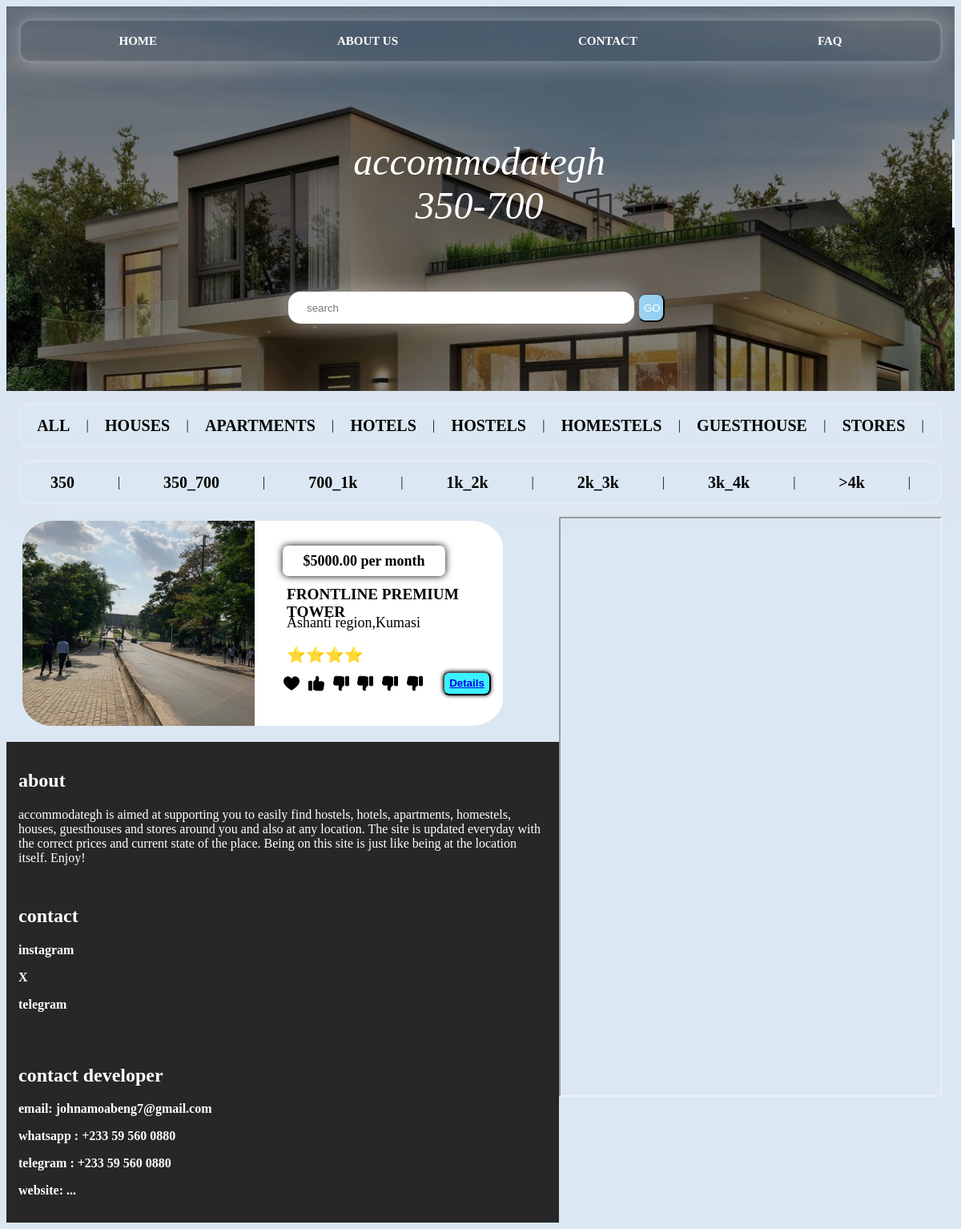
The app's page /pricerange/350-700 with its own data.
### accommodateApp/models.py (models this page shows, shortened)
class PriceRange(models.Model):
    name = models.CharField(max_length=50, blank=True, default=1)
    def __str__(self):
        return self.name

class Product(models.Model):
    name = models.CharField(max_length=200, blank=True)
    category = models.ForeignKey(Category, on_delete=models.CASCADE, default=1)
    rate = models.CharField(max_length=10)
    price = models.DecimalField(default=0 , decimal_places=2, max_digits=9)
    description = models.TextField()
    country = models.CharField(max_length=100)
    state = models.CharField(max_length=100)
    vicinity = models.CharField(max_length=100)
    rooms = models.TextField()
    amenities = models.TextField()
    manager = models.ForeignKey(Manager, on_delete=models.CASCADE, default=None)
    image1 = models.ImageField(upload_to='uploads/products/')
    image2 = models.ImageField(upload_to='uploads/products/', null=True)
    image3 = models.ImageField(upload_to='uploads/products/', null=True)
    image4 = models.ImageField(upload_to='uploads/products/', null=True)
    image5 = models.ImageField(upload_to='uploads/products/', null=True)
    pricerange = models.ForeignKey(PriceRange, on_delete=models.CASCADE, blank=True,null=True)
    rules = models.TextField(default=000, blank=True, null=True)
    condition = models.TextField(default=000, blank=True,null=True)
    map = models.URLField(max_length=500, null=True, default=0)
    landmark = models.TextField(max_length=200, null=True, default=0)
    video = EmbedVideoField(blank=True,null=True)

### accommodateApp/views.py (the view)
# urls.py: path('pricerange/<str:prid>',pricerange, name="pricerange"),
def pricerange(request, prid):
    try:
        pricerange = PriceRange.objects.get(name = prid)
        products = Product.objects.filter(pricerange=pricerange)
        context = {'products': products, 'pricerange':pricerange}
        return render(request, 'PriceRange.html',context)
    except:
        messages.success(request, "Oops that price range does not exist yet")
        return redirect('/home')

### accommodateApp/templates/PriceRange.html (shortened to what this page needs)
<!DOCTYPE html>
{% load static %}
<html>
    <head>
        <link href="{% static 'css/homePageStyle.css' %}" rel="stylesheet">
    </head>
    <body>
        <div class="top">
            <nav>
                <a class="up_nav" href="">HOME</a>
                <a class="up_nav" href="">ABOUT US</a>
                <a class="up_nav" href="">CONTACT</a>
                <a class="up_nav" href="">FAQ</a>
            </nav>
            <div class="des">
                <i class="title2">accommodategh </br> {{pricerange}}</i>
            </div>
            <div class="search">
                <form action='search' method="GET">
                    <input type="search" name="q" placeholder="search">
                    <button type="submit" class="submit">GO</button>
                </form>
            </div>
        </div>
        <nav>
            <a class="dn_nav" href="{%url 'home' %}">ALL</a> |
            <a class="dn_nav" href="{%url 'category' 'House' %}">HOUSES</a> |
            <a class="dn_nav" href="{%url 'category' 'Apartment' %}">APARTMENTS</a> |
            <a class="dn_nav" href="{%url 'category' 'Hotel' %}">HOTELS</a> |
            <a class="dn_nav" href="{%url 'category' 'Hostel' %}">HOSTELS</a> |
            <a class="dn_nav" href="{%url 'category' 'Homestel' %}">HOMESTELS</a> |
            <a class="dn_nav" href="{%url 'category' 'Guesthouse' %}">GUESTHOUSE</a> |
            <a class="dn_nav" href="{%url 'category' 'Store' %}">STORES</a> |
        </nav>
        <nav>
            <a class="dn_nav" href="{%url 'pricerange' '0-350' %}">350</a> |
            <a class="dn_nav" href="{%url 'pricerange' '350-700' %}">350_700</a> |
            <a class="dn_nav" href="{%url 'pricerange' '700-1k' %}">700_1k</a> |
            <a class="dn_nav" href="{%url 'pricerange' '1k-2k' %}">1k_2k</a> |
            <a class="dn_nav" href="{%url 'pricerange' '2k-3k' %}">2k_3k</a> |
            <a class="dn_nav" href="{%url 'pricerange' '3k-4k' %}">3k_4k</a> |
            <a class="dn_nav" href="{%url 'pricerange' '>4k' %}"> >4k</a> |
        </nav>
        <aside class="aside">
            <div class="map"><iframe src="https://www.google.com/maps/d/embed?mid=1Q9vtPnPkwssinAQMVRIMllrDQ43Gv60&ehbc=2E312F" width="640" height="480"></iframe></div>
        </aside>
        <section>
            {% for product in products%}
            <div class="container">
                <div class="image">
                    <div class="slide">
                        <img class="item" src="{{product.image1.url}}" />
                    </div>
                </div>
                <div class="info">
                    <div class="price">
                        ${{product.price}} per month
                    </div>
                    <div class="name">
                        {{product.name}}
                    </div>
                    <div class="location">
                        {{product.state}},{{product.vicinity}}
                    </div>
                    <div class="class">
                        {{product.rate}}
                    </div>
                    <div class="button">
                        <div class="icons">
                            <img class="icon" src="{%static 'images/heart.png'%}">
                            <img class="icon" src="{%static 'images/like.png'%}">
                            <img class="icon" src="{%static 'images/dislike.png'%}">
                            <img class="icon" src="{%static 'images/dislike.png'%}">
                            <img class="icon" src="{%static 'images/dislike.png'%}">
                            <img class="icon" src="{%static 'images/dislike.png'%}">
                        </div>
                        <button class="d_but"><a href="{%url 'productDetails' product.id %}" > Details</a></button>
                    </div>
                </div>
            </div>
            {%endfor%}
        </section>
        <footer class="footer">
            <div class="about">
                <h2>about</h2>
                accommodategh is aimed at supporting you to easily find hostels, hotels, apartments,
                homestels, houses, guesthouses and stores around you and also at any location. The
                site is updated everyday with the correct prices and current state of the place.
                Being on this site is just like being at the location itself. Enjoy!
            </div>
            <div class="contact">
                <h2>contact</h2>
                <p>instagram</p>
                <p>X</p>
                <p>telegram</p>
            </div>
            <div class="developer">
                <h2>contact developer</h2>
                <p>email: johnamoabeng7@gmail.com</p>
                <p>whatsapp : +233 59 560 0880</p>
                <p>telegram : +233 59 560 0880</p>
                <p>website: ...</p>
            </div>
        </footer>
    </body>
</html>

### accommodateApp/static/css/homePageStyle.css (style rules this page uses)
body { background-color: rgba(205, 222, 238, 0.719); }
.top { background-image: linear-gradient(rgba(0,0,0,0.5),rgba(0,0,0,0.5)), url("/static/images/house4.jpg"); background-size: cover; height: 60vh; width: 100%; display: flex; flex-direction: column; }
.title2 { width: 100%; font-size: 300%; font-weight: lighter; color: white; white-space: nowrap; border-right: 3px solid white; text-align: center; }
.des { width: 100%; display: flex; justify-content: center; align-self: center; align-content: center; position: relative; top: 10vh; }
.up_nav { text-decoration: none; font-size: 15px; font-weight: bold; color: white; }
.dn_nav { text-decoration: none; font-size: 20px; font-weight: bold; color: rgb(0, 0, 0); }
nav { display: flex; flex-direction: row; justify-content: space-around; height: 30px; margin: 15px; align-items: center; backdrop-filter: blur(00px); box-shadow: 0px 0px 30px rgba(227,228,237,0.37); border: solid rgba(255,255,255,0.18); border-radius: 15px; padding: 10px; }
.search { align-self: center; position: relative; top: 20vh; width: 40vw; display: flex; flex-direction: column; }
input { width: 90%; height: 5vh; border-radius: 15px; padding-left: 20px; padding-right: 20px; backdrop-filter: blur(0px); box-shadow: 0px 0px 30px rgba(227, 228, 237, 0.541); border: solid rgba(255, 255, 255, 0.418); }
.submit { width: 7%; height: 90%; border-radius: 10px; color: white; background-color: rgb(150, 209, 243); }
section { position: static; }
aside { position: sticky; top: 10px; height: 90vh; float: right; width: 40%; margin-right: 20px; }
.map { width: 100%; height: 100%; }
iframe { width: 100%; height: 100%; }
.container { display: flex; flex-direction: row; height: 32vh; width: 50vw; margin: 20px; border-radius: 40px; }
.image { position: relative; height: 100%; width: 50%; border-top-left-radius: 13%; border-bottom-left-radius: 13%; }
.info { height: 100%; width: 50%; padding-left: 20px; border-top-right-radius: 13%; border-bottom-right-radius: 13%; background-color: white; display: flex; flex-direction: column; justify-content: center; }
p { font-size: 100%; font-weight: bolder; text-wrap: wrap; }
img { height: 100%; width: 100%; object-position: center; object-fit: cover; border-top-left-radius: 13%; border-bottom-left-radius: 13%; }
.slide { height: 100%; width: 100%; object-position: center; object-fit: cover; border-top-left-radius: 13%; border-bottom-left-radius: 13%; }
.item { height: 100%; width: 100%; object-position: center; object-fit: cover; border-top-left-radius: 13%; border-bottom-left-radius: 13%; }
.item:nth-child(1) { display: block; object-fit: cover; }
.footer { background-color: rgb(39, 39, 39); color: white; display: flex; flex-direction: column; position: sticky; top: 0px; }
.about , .contact , .developer { margin: 15px; }
.name { margin: 5px; height: 12%; font-size: larger; padding-left: 5px; margin-left: 15px; font-weight: bolder; justify-items: center; margin-top: 10px; }
.price { height: 15%; width: 70%; font-size: large; font-weight: bolder; box-shadow: 0px 0px 10px black; margin: 2px; border-radius: 7px; display: flex; justify-content: center; margin-left: 15px; align-items: center; }
.location { width: 90%; height: 15%; font-size: large; padding-left: 5px; margin-left: 15px; justify-items: center; }
.class { width: 90%; font-size: larger; padding-left: 5px; margin-left: 15px; font-weight: bolder; justify-items: center; }
.button { height: 15%; display: flex; flex-direction: row; justify-content: space-between; align-items: center; margin: 5px; }
.d_but { height: 30px; text-align: center; box-shadow: 0px 0px 5px black; margin: 10px; width: 60px; border-radius: 8px; background-color: rgba(0, 238, 255, 0.774); color: white; font-weight: bold; }
.icon { height: 20px; width: 20px; }
.icons { width: 70%; display: flex; flex-direction: row; justify-content: space-evenly; }

### records on screen
PriceRange: name "350-700"
Product: image1 (picture), price "5000.00", name "FRONTLINE PREMIUM TOWER", state "Ashanti region", vicinity "Kumasi", rate "⭐⭐⭐⭐"
